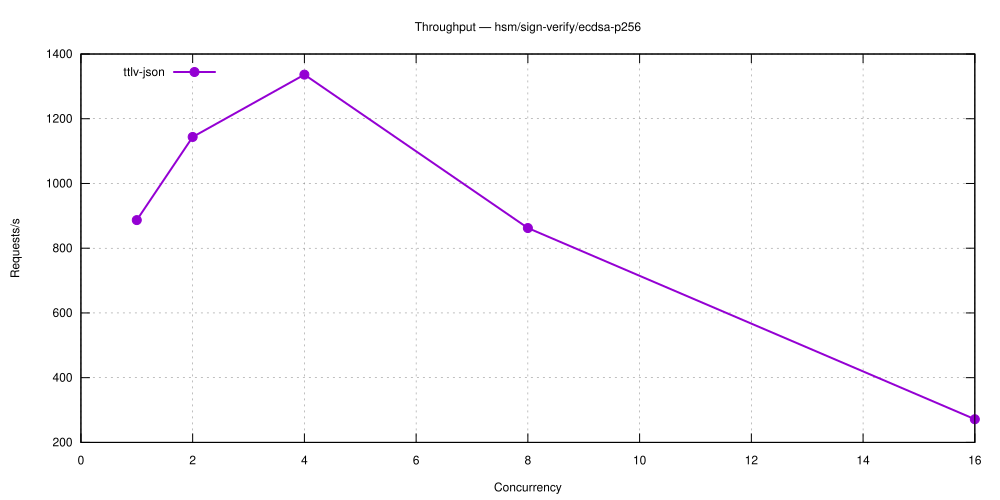

Here is the gnuplot script that generated this plot:
set terminal svg size 1000,500 enhanced font 'Helvetica,12'
set output 'hsm_sign-verify_ecdsa-p256.svg'
set title 'Throughput — hsm/sign-verify/ecdsa-p256'
set grid
set xlabel 'Concurrency'
set ylabel 'Requests/s'
set key top left
plot 'hsm_sign-verify_ecdsa-p256-5.27.1-ttlv-json.dat' using 1:2 with linespoints lw 2 pt 7 title 'ttlv-json'
